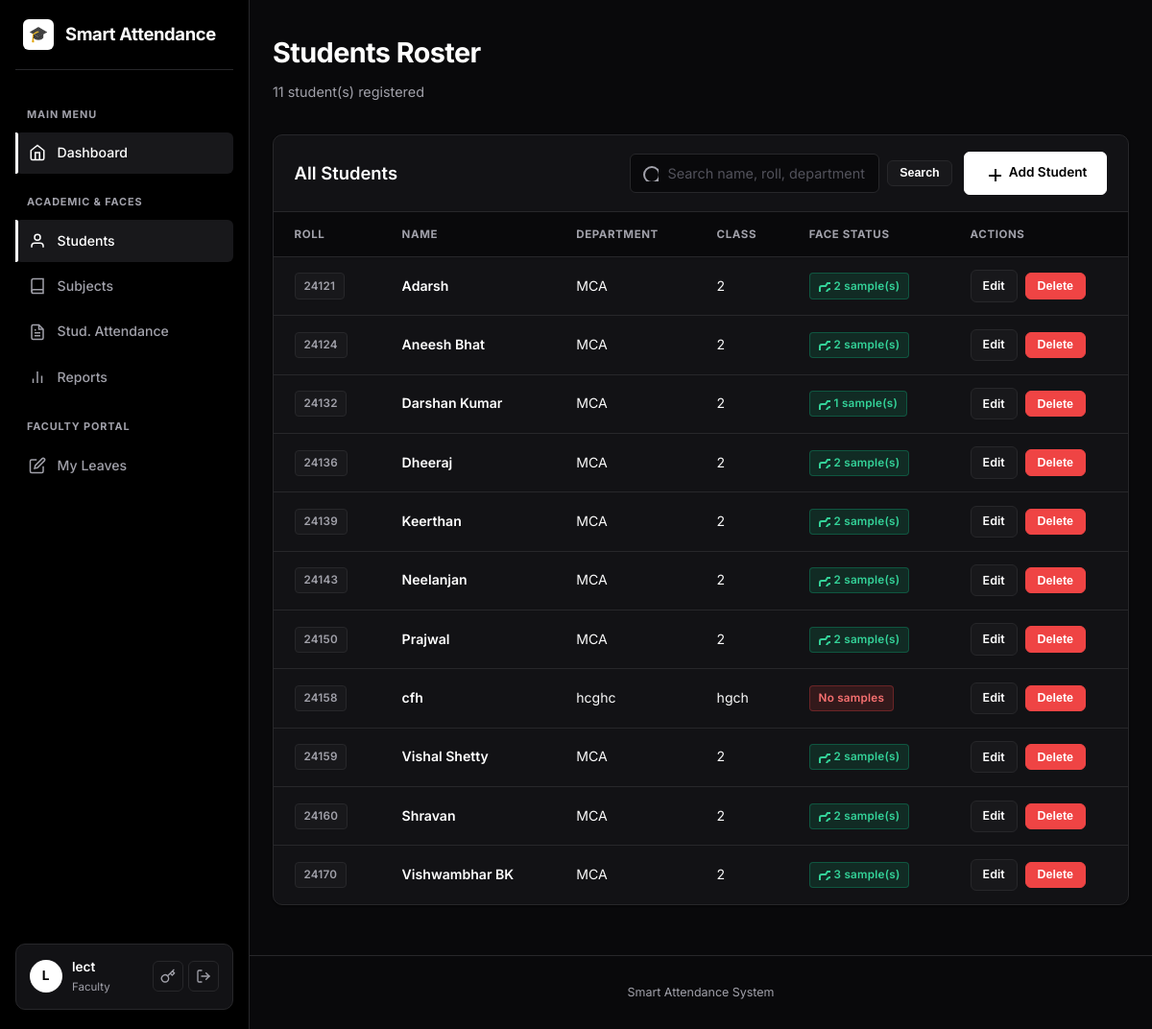
/students/ (signed in), run on an earlier commit of the app's database.
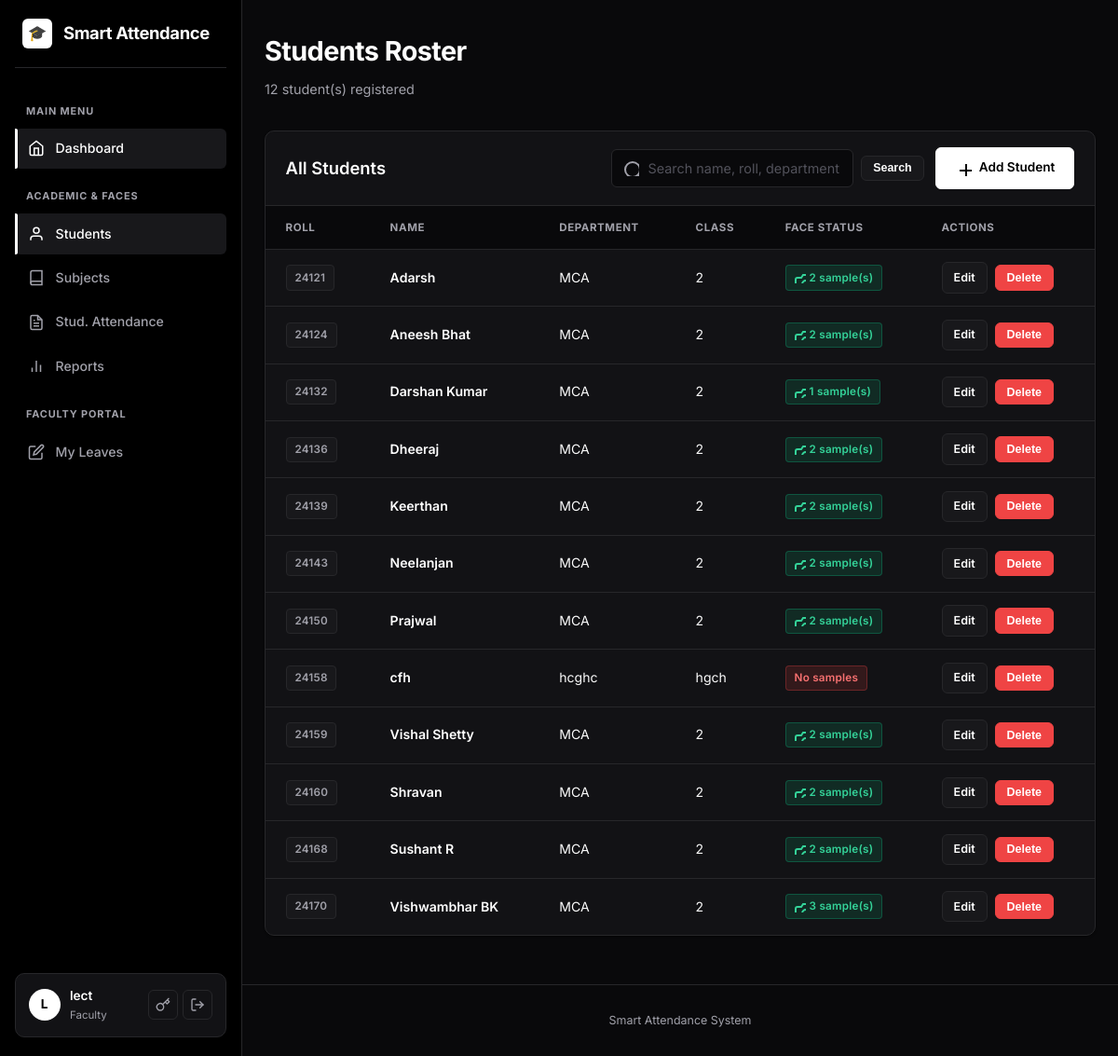
And on a later commit of the database.
### models.py (models this page shows, shortened)
class User(UserMixin, db.Model):
    __tablename__ = "users"
    id = db.Column(db.Integer, primary_key=True)
    username = db.Column(db.String(80), unique=True, nullable=False, index=True)
    email = db.Column(db.String(120), unique=True, nullable=False)
    password_hash = db.Column(db.String(255), nullable=False)
    role = db.Column(db.String(20), nullable=False, default=ROLE_STUDENT)
    created_at = db.Column(db.DateTime, default=datetime.utcnow)
    student_id = db.Column(db.Integer, db.ForeignKey("students.id"), nullable=True)
    student = db.relationship("Student", backref=db.backref("user", uselist=False))
    face_samples = db.relationship(
        "FaceSample", backref="user", cascade="all, delete-orphan"
    )

class Student(db.Model):
    __tablename__ = "students"
    id = db.Column(db.Integer, primary_key=True)
    roll_number = db.Column(db.String(40), unique=True, nullable=False, index=True)
    name = db.Column(db.String(120), nullable=False)
    department = db.Column(db.String(80), default="")
    class_name = db.Column(db.String(80), default="")
    created_at = db.Column(db.DateTime, default=datetime.utcnow)
    face_samples = db.relationship(
        "FaceSample", backref="student", cascade="all, delete-orphan"
    )
    attendance_records = db.relationship(
        "Attendance", backref="student", cascade="all, delete-orphan"
    )
    @property
    def has_face(self):
        return len(self.face_samples) > 0

### blueprints/students.py (the view, shortened to what this page needs)
@students_bp.route("/")
@login_required
@staff_required
def list_students():
    q = request.args.get("q", "").strip()
    query = Student.query
    students = query.order_by(Student.roll_number).all()
    return render_template("students/list.html", students=students, q=q)

### templates/students/list.html (shortened to what this page needs)
{% extends "base.html" %}
{% block content %}
<div style="display:flex; justify-content:space-between; align-items:flex-end; margin-bottom: 2rem;">
  <div>
    <h1>Students Roster</h1>
    <p class="subtitle" style="margin-bottom:0;">{{ students | length }} student(s) registered</p>
  </div>
</div>
<div class="card card-table">
  <div class="card-table-header">
    <h2>All Students</h2>
    <div style="display:flex; gap:12px; align-items:center; flex-wrap:wrap;">
      <form method="get" style="display:flex; gap:8px; align-items:center;">
        <div style="position:relative;">
          <input name="q" value="{{ q }}" placeholder="Search name, roll, department…" style="width:260px; padding-left:2.4rem;">
          <svg width="18" height="18" fill="none" stroke="var(--text-muted)" stroke-width="2" style="position:absolute; left:0.75rem; top:50%; transform:translateY(-50%);"><circle cx="11" cy="11" r="8"></circle><line x1="21" y1="21" x2="16.65" y2="16.65"></line></svg>
        </div>
        <button class="btn btn-secondary btn-sm" type="submit">Search</button>
      </form>
      <a class="btn" href="{{ url_for('students.create_student') }}">
        <svg width="18" height="18" fill="none" stroke="currentColor" stroke-width="2"><line x1="12" y1="5" x2="12" y2="19"></line><line x1="5" y1="12" x2="19" y2="12"></line></svg>
        Add Student
      </a>
    </div>
  </div>
  <div class="table-responsive">
    {% if students %}
    <table>
      <thead>
        <tr><th>Roll</th><th>Name</th><th>Department</th><th>Class</th><th>Face Status</th><th>Actions</th></tr>
      </thead>
      <tbody>
        {% for s in students %}
        <tr>
          <td><span class="badge badge-muted">{{ s.roll_number }}</span></td>
          <td style="font-weight:600; color:#fff;">{{ s.name }}</td>
          <td>{{ s.department or '—' }}</td>
          <td>{{ s.class_name or '—' }}</td>
          <td>
            {% if s.has_face %}
              <span class="badge badge-yes">
                <svg width="12" height="12" fill="none" stroke="currentColor" stroke-width="2" style="margin-right:4px;"><path d="M23 19a2 2 0 0 1-2 2H3a2 2 0 0 1-2-2V8a2 2 0 0 1 2-2h4l2-3h6l2 3h4a2 2 0 0 1 2 2z"></path><circle cx="12" cy="13" r="4"></circle></svg>
                {{ s.face_samples|length }} sample(s)
              </span>
            {% else %}
              <span class="badge badge-no">No samples</span>
            {% endif %}
          </td>
          <td>
            <div style="display:flex; gap:0.5rem; align-items:center;">
              <a class="btn btn-sm btn-secondary" href="{{ url_for('students.edit_student', student_id=s.id) }}">Edit</a>
              <form class="inline-form" method="post" action="{{ url_for('students.delete_student', student_id=s.id) }}" onsubmit="return confirm('Delete {{ s.name }}?')">
                <button class="btn btn-sm btn-danger" type="submit">Delete</button>
              </form>
            </div>
          </td>
        </tr>
        {% endfor %}
      </tbody>
    </table>
    {% else %}
    <p class="muted" style="padding:3rem 2rem; text-align:center;">No students found.</p>
    {% endif %}
  </div>
</div>
{% endblock %}

### templates/base.html (shortened to what this page needs)
<!DOCTYPE html>
<html lang="en">
<head>
  <link rel="stylesheet" href="{{ url_for('static', filename='style.css') }}">
</head>
<body>
  <div class="app-layout{% if not current_user.is_authenticated %} auth-layout{% endif %}">
    {% if current_user.is_authenticated %}
    <aside class="sidebar" id="sidebar">
      <div class="sidebar-brand">
        <a href="{{ url_for('dashboard.index') }}">
          <div class="brand-icon">🎓</div>
          <span class="brand-name">Smart Attendance</span>
        </a>
      </div>
      <nav class="sidebar-nav">
        <div class="nav-section-label">Main Menu</div>
        <a href="{{ url_for('dashboard.index') }}" class="nav-item">
          <svg viewBox="0 0 24 24" width="18" height="18" fill="none" stroke="currentColor" stroke-width="2"><path d="M3 9l9-7 9 7v11a2 2 0 0 1-2 2H5a2 2 0 0 1-2-2z"></path><polyline points="9 22 9 12 15 12 15 22"></polyline></svg>
          <span>Dashboard</span>
        </a>
        {% if current_user.role in ['admin', 'faculty', 'director'] %}
          <div class="nav-section-label">Academic & Faces</div>
          <a href="{{ url_for('students.list_students') }}" class="nav-item">
            <svg viewBox="0 0 24 24" width="18" height="18" fill="none" stroke="currentColor" stroke-width="2"><path d="M20 21v-2a4 4 0 0 0-4-4H8a4 4 0 0 0-4 4v2"></path><circle cx="12" cy="7" r="4"></circle></svg>
            <span>Students</span>
          </a>
          <a href="{{ url_for('attendance.subjects') }}" class="nav-item">
            <svg viewBox="0 0 24 24" width="18" height="18" fill="none" stroke="currentColor" stroke-width="2"><path d="M4 19.5A2.5 2.5 0 0 1 6.5 17H20"></path><path d="M6.5 2H20v20H6.5A2.5 2.5 0 0 1 4 19.5v-15A2.5 2.5 0 0 1 6.5 2z"></path></svg>
            <span>Subjects</span>
          </a>
          <a href="{{ url_for('attendance.index') }}" class="nav-item">
            <span>Stud. Attendance</span>
          </a>
          <a href="{{ url_for('reports.index') }}" class="nav-item">
            <svg viewBox="0 0 24 24" width="18" height="18" fill="none" stroke="currentColor" stroke-width="2"><line x1="18" y1="20" x2="18" y2="10"></line><line x1="12" y1="20" x2="12" y2="4"></line><line x1="6" y1="20" x2="6" y2="14"></line></svg>
            <span>Reports</span>
          </a>
        {% endif %}
        {% if current_user.role == 'faculty' %}
          <div class="nav-section-label">Faculty Portal</div>
          <a href="{{ url_for('faculty.leaves') }}" class="nav-item">
            <svg viewBox="0 0 24 24" width="18" height="18" fill="none" stroke="currentColor" stroke-width="2"><path d="M11 4H4a2 2 0 0 0-2 2v14a2 2 0 0 0 2 2h14a2 2 0 0 0 2-2v-7"></path><path d="M18.5 2.5a2.121 2.121 0 0 1 3 3L12 15l-4 1 1-4 9.5-9.5z"></path></svg>
            <span>My Leaves</span>
          </a>
        {% endif %}
      </nav>
      <div class="sidebar-user">
        <div class="user-profile">
          <div class="user-avatar">{{ current_user.username[0]|upper }}</div>
          <div class="user-info">
            <span class="username">{{ current_user.username }}</span>
            <span class="user-role">{{ current_user.role }}</span>
          </div>
        </div>
        <div class="user-actions">
          <a href="{{ url_for('auth.change_password') }}" title="Change Password" class="user-action-btn">
            <svg viewBox="0 0 24 24" width="16" height="16" fill="none" stroke="currentColor" stroke-width="2" stroke-linecap="round" stroke-linejoin="round"><path d="M21 2l-2 2m-7.61 7.61a5.5 5.5 0 1 1-7.778 7.778 5.5 5.5 0 0 1 7.777-7.777zm0 0L15.5 7.5m0 0l3 3L22 7l-3-3m-3.5 3.5L19 4"></path></svg>
          </a>
          <a href="{{ url_for('auth.logout') }}" title="Logout" class="user-action-btn logout-btn">
            <svg viewBox="0 0 24 24" width="16" height="16" fill="none" stroke="currentColor" stroke-width="2" stroke-linecap="round" stroke-linejoin="round"><path d="M9 21H5a2 2 0 0 1-2-2V5a2 2 0 0 1 2-2h4"></path><polyline points="16 17 21 12 16 7"></polyline><line x1="21" y1="12" x2="9" y2="12"></line></svg>
          </a>
        </div>
      </div>
    </aside>
    {% endif %}
    <div class="main-wrapper">
      <main class="container page-transition">
        {% block content %}{% endblock %}
      </main>
      <footer class="footer">Smart Attendance System</footer>
    </div>
  </div>
</body>
</html>

What changed in the data, as far as the page shows it:
added Student: roll_number "24168", name "Sushant R", department "MCA", class_name "2", face_samples|length "2"
Also different on the page:
{{ students | length }}: "11" → "12"
